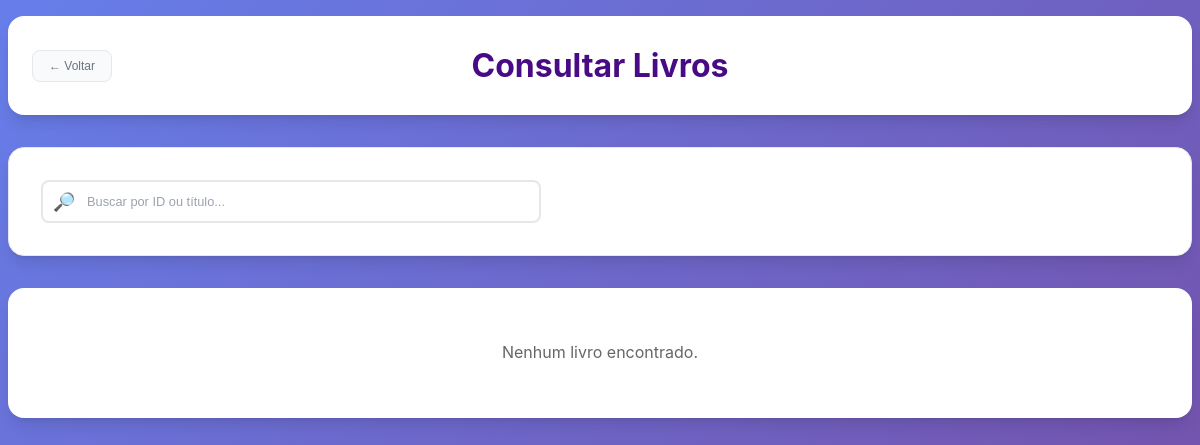
The page /subtelas/consultar_livro.php (signed in) on the database as committed earlier.
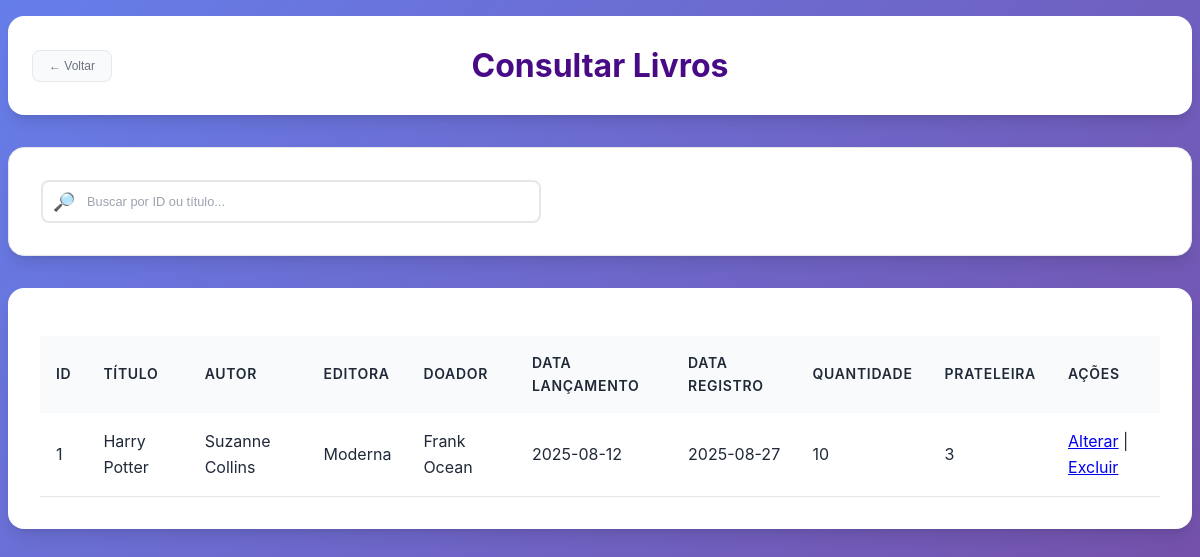
The same page on the database as committed later.
### tables this page shows
CREATE TABLE `livro` (
  `Cod_Livro` int(11) NOT NULL,
  `Cod_Autor` int(11) DEFAULT NULL,
  `Cod_Editora` int(11) DEFAULT NULL,
  `Cod_Doador` int(11) DEFAULT NULL,
  `Cod_Genero` int(11) DEFAULT NULL,
  `Titulo` varchar(50) NOT NULL,
  `Data_Lancamento` varchar(12) DEFAULT NULL,
  `Data_Registro` varchar(12) DEFAULT NULL,
  `Quantidade` int(11) NOT NULL,
  `Num_Prateleira` char(2) DEFAULT NULL,
  `Foto` longblob NOT NULL
);

CREATE TABLE `autor` (
  `Cod_Autor` int(11) NOT NULL,
  `Nome_Autor` varchar(255) DEFAULT NULL,
  `Telefone` varchar(255) DEFAULT NULL,
  `Email` varchar(255) NOT NULL
);

CREATE TABLE `editora` (
  `Cod_Editora` int(11) NOT NULL,
  `Nome_Editora` varchar(255) DEFAULT NULL,
  `Telefone` varchar(255) DEFAULT NULL,
  `Email` varchar(255) NOT NULL
);

CREATE TABLE `doador` (
  `Cod_Doador` int(11) NOT NULL,
  `Nome_Doador` varchar(255) DEFAULT NULL,
  `Telefone` varchar(255) DEFAULT NULL,
  `Email` varchar(255) NOT NULL
);

### subtelas/consultar_livro.php (the view, shortened to what this page needs)
<?php
    require_once "../conexao.php";
    $livros = [];
    try {
        if ($_SERVER["REQUEST_METHOD"] == "POST" && !empty($_POST['busca'])) {
            $busca = trim($_POST['busca']);
            if (is_numeric($busca)) {
                $sql = "SELECT l.*, a.Nome_Autor, e.Nome_Editora, d.Nome_Doador
                        FROM livro l
                        LEFT JOIN autor a ON l.Cod_Autor = a.Cod_Autor
                        LEFT JOIN editora e ON l.Cod_Editora = e.Cod_Editora
                        LEFT JOIN doador d ON l.Cod_Doador = d.Cod_Doador
                        WHERE l.Cod_Livro = :busca
                        ORDER BY l.Titulo ASC";
                $stmt = $pdo->prepare($sql);
                $stmt->bindParam(":busca", $busca, PDO::PARAM_INT);
            } else {
                $sql = "SELECT l.*, a.Nome_Autor, e.Nome_Editora, d.Nome_Doador
                        FROM livro l
                        LEFT JOIN autor a ON l.Cod_Autor = a.Cod_Autor
                        LEFT JOIN editora e ON l.Cod_Editora = e.Cod_Editora
                        LEFT JOIN doador d ON l.Cod_Doador = d.Cod_Doador
                        WHERE l.Titulo LIKE :busca_nome
                        ORDER BY l.Titulo ASC";
                $stmt = $pdo->prepare($sql);
                $stmt->bindValue(':busca_nome', "$busca%", PDO::PARAM_STR);
            }
        } else {
            $sql = "SELECT l.*, a.Nome_Autor, e.Nome_Editora, d.Nome_Doador
                    FROM livro l
                    LEFT JOIN autor a ON l.Cod_Autor = a.Cod_Autor
                    LEFT JOIN editora e ON l.Cod_Editora = e.Cod_Editora
                    LEFT JOIN doador d ON l.Cod_Doador = d.Cod_Doador
                    ORDER BY l.Titulo ASC";
            $stmt = $pdo->prepare($sql);
        }
        $stmt->execute();
        $livros = $stmt->fetchAll(PDO::FETCH_ASSOC);
    } catch (PDOException $e) {
        $erro = "Erro na consulta: " . $e->getMessage();
        $livros = [];
    }
?>
<!DOCTYPE html>
<html lang="pt-br">
<head>
    <link rel="stylesheet" type="text/css" href="subtelas_css/consultas.css">
    <link rel="stylesheet" type="text/css" href="subtelas_css/sidebar.css">
</head>
<body>
    <div class="page-wrapper">
    <header>
      <form action="../gerente.php" method="POST">
          <button class="btn-voltar">← Voltar</button>
      </form>
        <h1>Consultar Livros</h1>
    </header>
    <form action="consultar_livro.php" method="POST">
        <div id="search-container">
            <div class="input-wrapper">
                <span class="icon">🔎</span>
                <input type="text" id="search-input" name="busca" placeholder="Buscar por ID ou título..." required>
            </div>
        </div>
    </form>
  <nav>
    <?php if (!empty($livros) && is_array($livros)) { ?>
        <table id="funcionarios-table">
            <thead>
                <tr>
                    <th>ID</th>
                    <th>TÍTULO</th>
                    <th>AUTOR</th>
                    <th>EDITORA</th>
                    <th>DOADOR</th>
                    <th>DATA LANÇAMENTO</th>
                    <th>DATA REGISTRO</th>
                    <th>QUANTIDADE</th>
                    <th>PRATELEIRA</th>
                    <th>AÇÕES</th>
                </tr>
            </thead>
            <tbody>
                <?php foreach ($livros as $livro) { ?>
                    <tr>
                        <td><?= htmlspecialchars($livro['Cod_Livro'] ?? '') ?></td>
                        <td><?= htmlspecialchars($livro['Titulo'] ?? '') ?></td>
                        <td><?= htmlspecialchars($livro['Nome_Autor'] ?? 'Não informado') ?></td>
                        <td><?= htmlspecialchars($livro['Nome_Editora'] ?? 'Não informado') ?></td>
                        <td><?= htmlspecialchars($livro['Nome_Doador'] ?? 'Não informado') ?></td>
                        <td><?= htmlspecialchars($livro['Data_Lancamento'] ?? '') ?></td>
                        <td><?= htmlspecialchars($livro['Data_Registro'] ?? '') ?></td>
                        <td><?= htmlspecialchars($livro['Quantidade'] ?? '0') ?></td>
                        <td><?= htmlspecialchars($livro['Num_Prateleira'] ?? '') ?></td>
                        <td>
                            <a href="alterar_livro.php?id=<?= htmlspecialchars($livro['Cod_Livro'] ?? '') ?>" class="alterar">Alterar</a>
                            |
                            <a href="excluir_livro.php?id=<?= htmlspecialchars($livro['Cod_Livro'] ?? '') ?>" class="excluir" onclick="return confirm('Tem certeza que deseja excluir este livro?')">Excluir</a>
                        </td>
                    </tr>
                <?php } ?>
            </tbody>
        </table>
    <?php } else { ?>
        <div style="text-align: center; padding: 20px; color: #666;">
            <p>Nenhum livro encontrado.</p>
        </div>
    <?php } ?>
    </nav>
    </div>
</body>
</html>

Rows that differ between the two databases and show on the page:
added livro: Cod_Livro "1", Titulo "Harry Potter", Cod_Autor.Nome_Autor "Suzanne Collins", Cod_Editora.Nome_Editora "Moderna", Cod_Doador.Nome_Doador "Frank Ocean", Data_Lancamento "2025-08-12", Data_Registro "2025-08-27", Quantidade "10", Num_Prateleira "3"
Other text that changed with them:
text no longer shown: "Nenhum livro encontrado."
text now shown: "ID TÍTULO AUTOR EDITORA DOADOR DATA LANÇAMENTO DATA REGISTRO QUANTIDADE PRATELEIRA AÇÕES"
